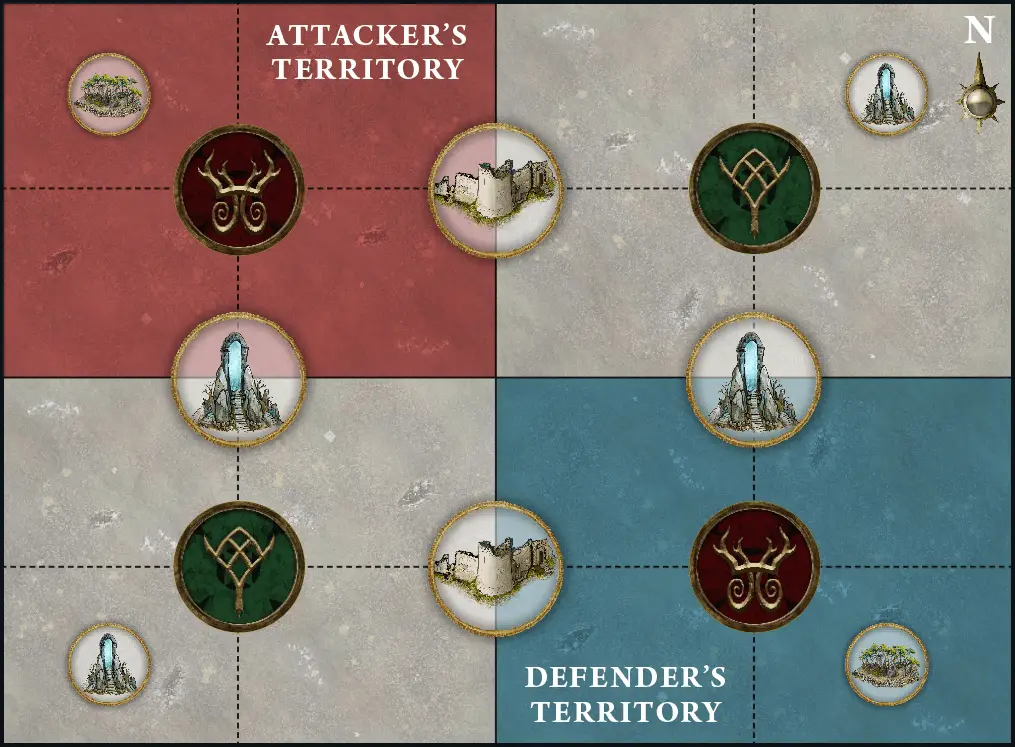
#> input picture assets/battle-plans/aos-passing-seasons.png, 1015 x 747 px, found by its file name
$ python find_gold_circles.py
#> lines starting #> are read from the running program, lines starting #| are printed output that depends on the picture; after the words box and inside, x2 and y2 are one past the last pixel; in counts of white or black regions, pixels touching at a corner belong together
"""Find ALL circular tokens by looking for gold borders"""
import cv2
import numpy as np

# Load image
img = cv2.imread('assets/battle-plans/aos-passing-seasons.png')
#> img is the input picture: shape (747, 1015, 3); mean B, G, R 121, 125.8, 134.5
battlefield = img[:int(img.shape[0] * 0.7), :]
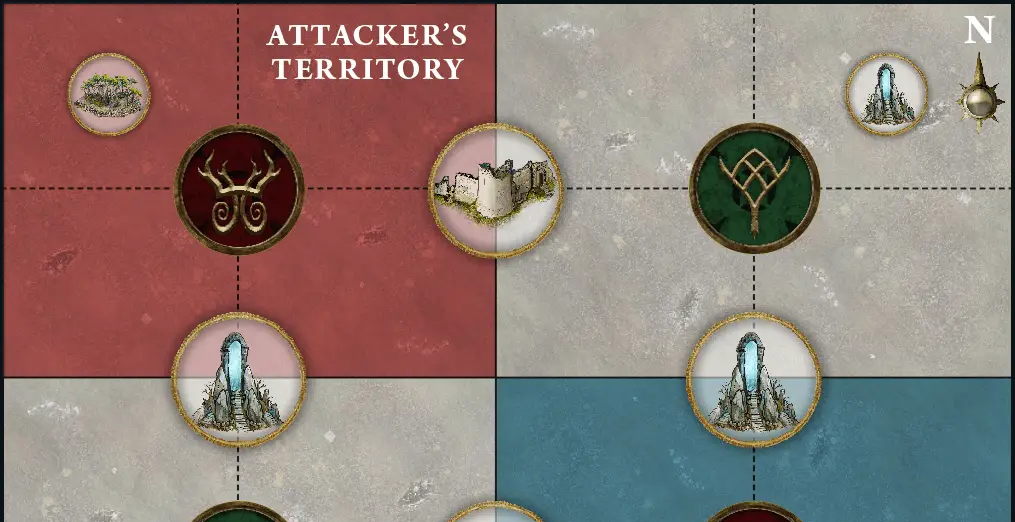
#> battlefield: shape (522, 1015, 3); mean B, G, R 117.9, 123.9, 142.7

# Convert to HSV
hsv = cv2.cvtColor(battlefield, cv2.COLOR_BGR2HSV)
#> hsv: shape (522, 1015, 3); mean H, S, V 30, 78.3, 150.6

# Gold/yellow range for borders
lower_gold = np.array([15, 100, 100])
upper_gold = np.array([35, 255, 255])

# Create mask
gold_mask = cv2.inRange(hsv, lower_gold, upper_gold)
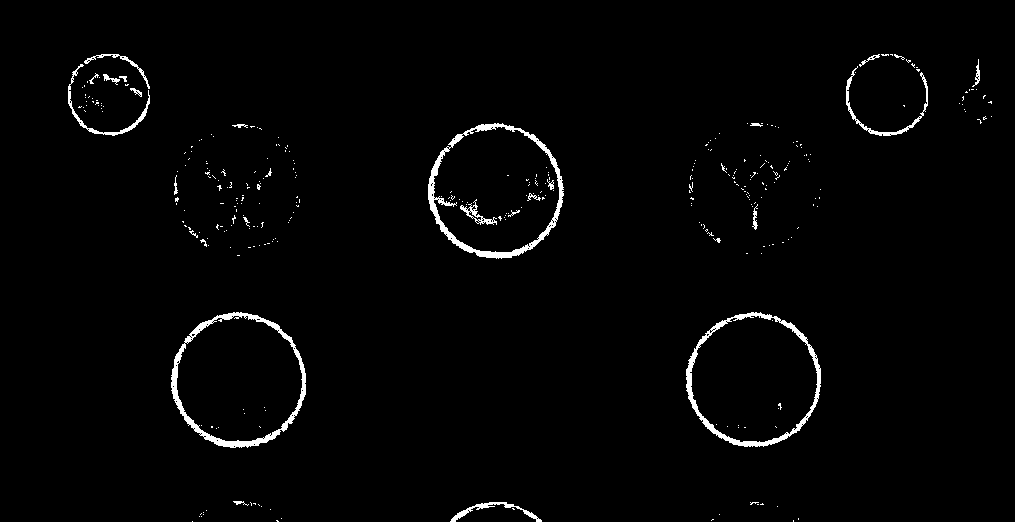
#> gold_mask: shape (522, 1015); 1.8% white; 338 white regions (311 under 20 px)

# Find contours
contours, _ = cv2.findContours(gold_mask, cv2.RETR_EXTERNAL, cv2.CHAIN_APPROX_SIMPLE)
#> contours = 281 contours, 269 with area under 20; largest, box (x1, y1, x2, y2) and area: (171, 312, 306, 448) 14032, (428, 123, 564, 259) 14020, (686, 312, 821, 447) 13933, (846, 66, 928, 136) 344, (68, 64, 150, 136) 324

print(f"Found {len(contours)} gold contours")
#| Found 281 gold contours

# Filter for circular shapes
circles = []
DPI = 14

for i, cnt in enumerate(contours):
    area = cv2.contourArea(cnt)
    if area < 100:  # Too small
        continue

    perimeter = cv2.arcLength(cnt, True)
    if perimeter == 0:
        continue

    circularity = 4 * np.pi * area / (perimeter ** 2)

    # Get bounding circle
    (x, y), radius = cv2.minEnclosingCircle(cnt)

    # Check if it's roughly circular and reasonable size
    # Objective tokens are SMALLER than terrain circles (which are ~65px radius)
    if circularity > 0.3 and 15 < radius < 50:
        x_inch = int(x) / DPI
        y_inch = int(y) / DPI
        circles.append((int(x), int(y), int(radius), circularity, area))
        print(f"  Circle {i}: center=({x_inch:.1f}\", {y_inch:.1f}\"), radius={radius:.1f}px, circularity={circularity:.2f}, area={area:.0f}")
#> this loop made 281 passes
#> (area, perimeter, circularity, x, y, radius) on passes 23, 26, 27: (258, 254.8, 0.0499, 495.5, 520.5, 45.5), (13933, 487.2, 0.738, 753.3, 379.4, 68.15), (14031.5, 487.1, 0.743, 238.5, 379.6, 68.49)
#> after the loop, circles = []

print(f"\nFound {len(circles)} potential objective tokens")
#| Found 0 potential objective tokens

# Draw them on visualization
vis = battlefield.copy()
for i, (x, y, r, circ, area) in enumerate(circles):
    cv2.circle(vis, (x, y), r, (0, 255, 0), 2)
    cv2.putText(vis, f'{i+1}', (x-10, y-r-10), cv2.FONT_HERSHEY_SIMPLEX, 0.6, (0, 255, 0), 2)
#> this loop made 0 passes

cv2.imwrite('assets/battle-plans-matplotlib/gold_circles_found.png', vis)
cv2.imwrite('assets/battle-plans-matplotlib/gold_mask.png', gold_mask)
print("Saved visualizations")

$ run again, with assets/battle-plans/aos-creeping-corruption.png copied over assets/battle-plans/aos-passing-seasons.png
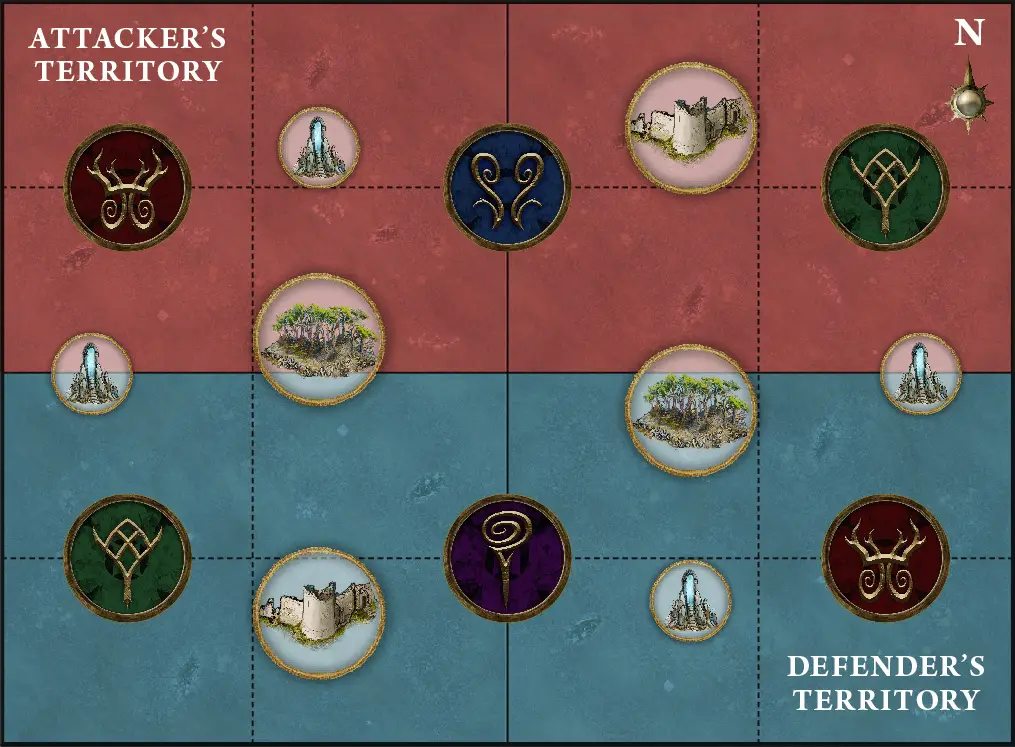
#> input picture assets/battle-plans/aos-creeping-corruption.png, 1015 x 747 px, found by its file name
#> img is the input picture: shape (747, 1015, 3); mean B, G, R 92.5, 92, 105.5
#> `battlefield = img[:int(img.shape[0] * 0.7), :]`:
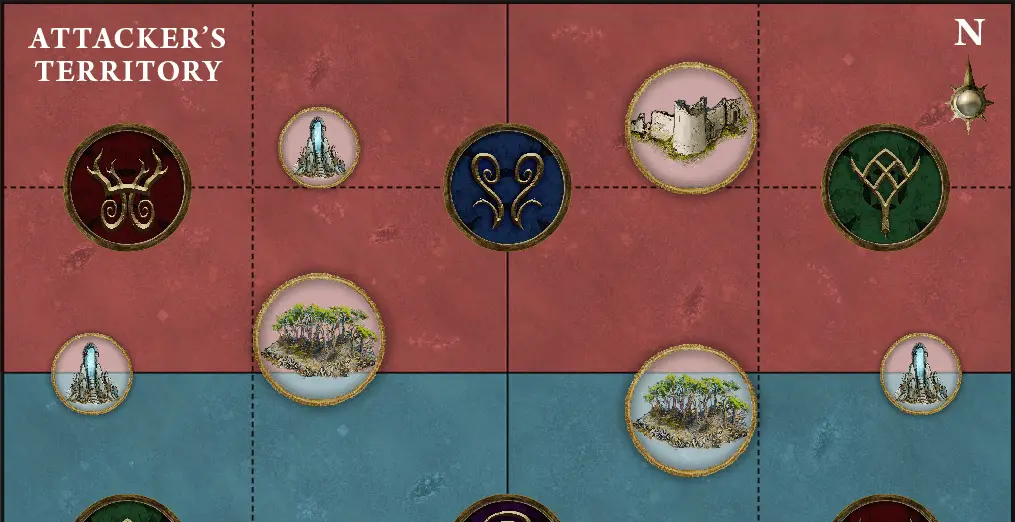
#> battlefield: shape (522, 1015, 3); mean B, G, R 84.3, 86.4, 119.3
#> hsv: shape (522, 1015, 3); mean H, S, V 35.2, 127.1, 134.2
#> `gold_mask = cv2.inRange(hsv, lower_gold, upper_gold)`:
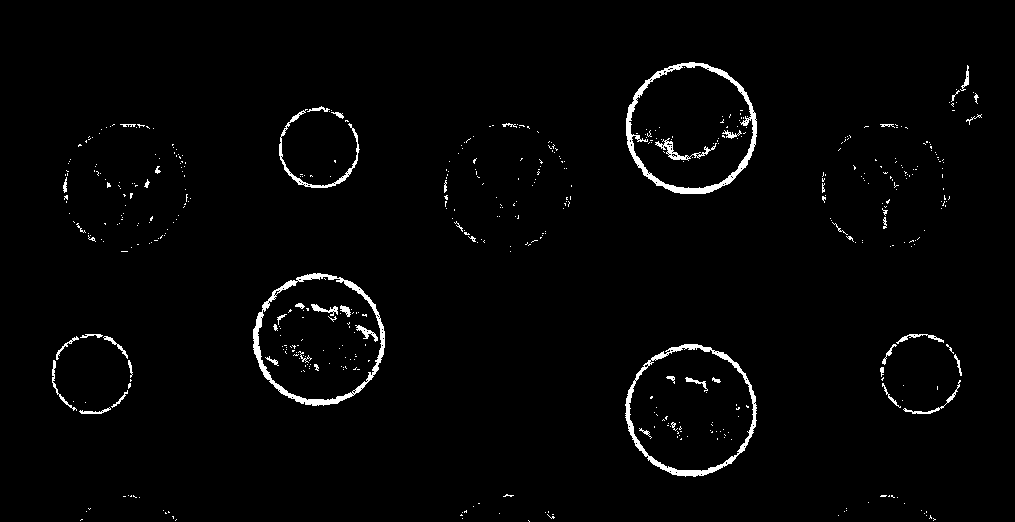
#> gold_mask: shape (522, 1015); 1.9% white; 510 white regions (457 under 20 px)
#> contours = 363 contours, 343 with area under 20; largest, box (x1, y1, x2, y2) and area: (626, 62, 757, 194) 13390, (253, 273, 385, 406) 13345, (625, 344, 757, 477) 13300, (279, 109, 360, 188) 394, (903, 380, 961, 414) 100
#| Found 363 gold contours
#> the loop `for i, cnt in enumerate(contours):` made 363 passes
#> area on passes 43, 47, 50: 54, 29.5, 34
#> after the loop `for i, cnt in enumerate(contours):`: circles = []
#| Found 0 potential objective tokens

$ run again, with assets/battle-plans/aos-cyclic-shifts.png copied over assets/battle-plans/aos-passing-seasons.png
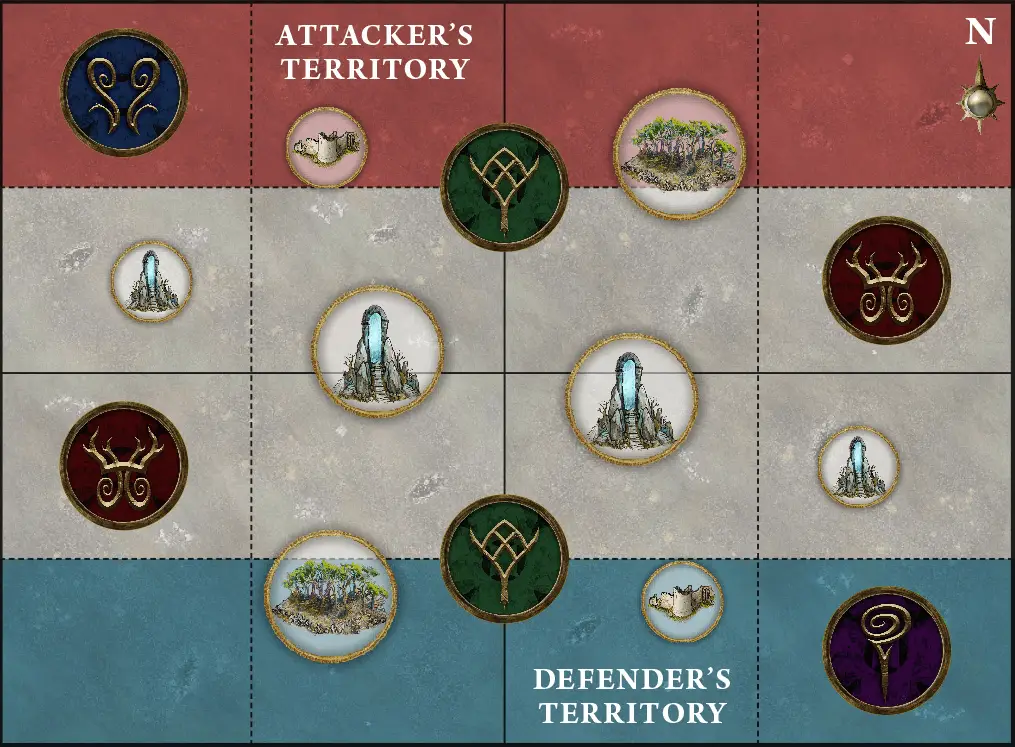
#> input picture assets/battle-plans/aos-cyclic-shifts.png, 1015 x 747 px, found by its file name
#> img is the input picture: shape (747, 1015, 3); mean B, G, R 117.6, 122.2, 130.8
#> `battlefield = img[:int(img.shape[0] * 0.7), :]`:
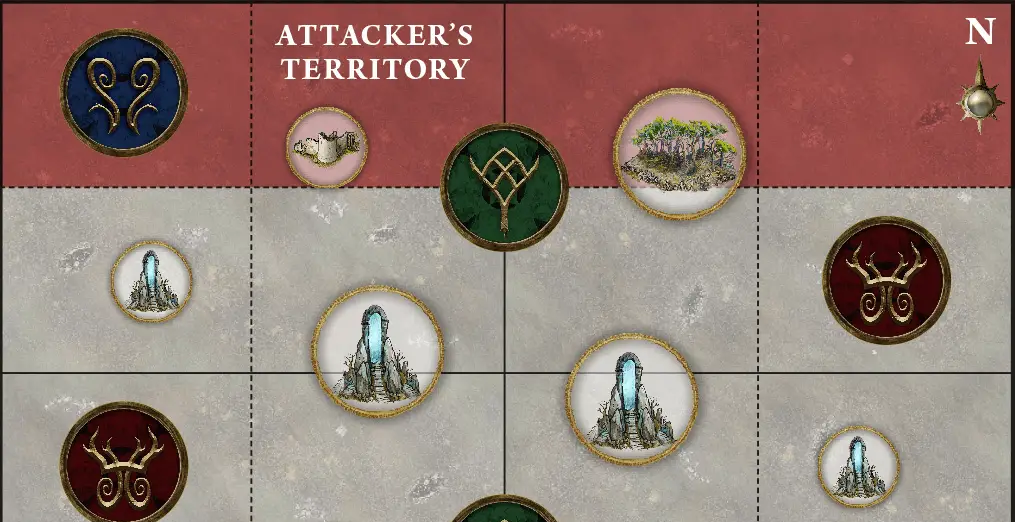
#> battlefield: shape (522, 1015, 3); mean B, G, R 116.7, 125.3, 149.8
#> hsv: shape (522, 1015, 3); mean H, S, V 21.5, 72.8, 151.1
#> `gold_mask = cv2.inRange(hsv, lower_gold, upper_gold)`:
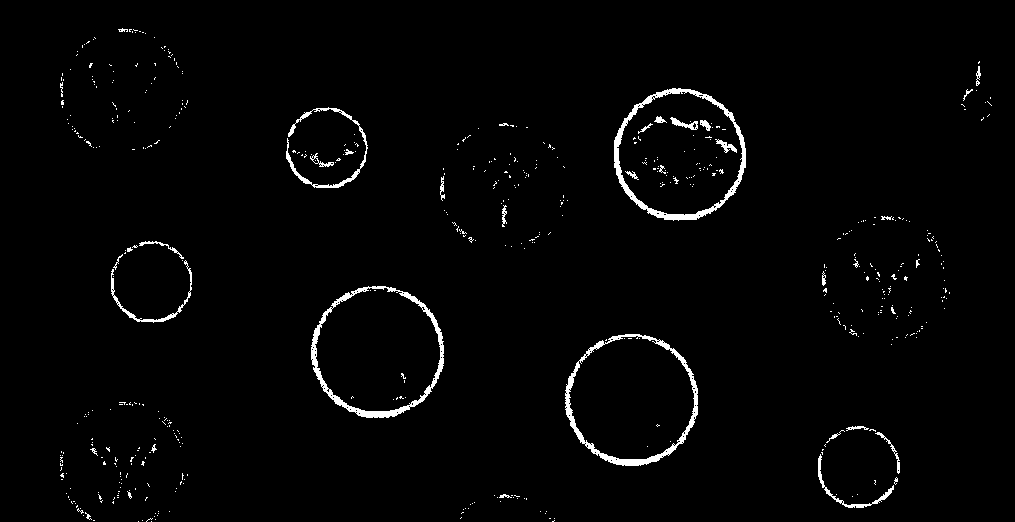
#> gold_mask: shape (522, 1015); 1.9% white; 543 white regions (509 under 20 px)
#> contours = 469 contours, 455 with area under 20; largest, box (x1, y1, x2, y2) and area: (311, 286, 444, 418) 13520, (565, 334, 698, 466) 13499, (614, 88, 746, 221) 13464, (286, 107, 368, 188) 478, (111, 260, 192, 323) 270
#| Found 469 gold contours
#> the loop `for i, cnt in enumerate(contours):` made 469 passes
#> (cnt, area) on passes 1 to 3: ([[151, 521]], 0), ([[138, 521]], 0), ([[554, 520], [553, 521], [552, 521], [553, 521]], 0)
#> after the loop `for i, cnt in enumerate(contours):`: circles = []
#| Found 0 potential objective tokens
